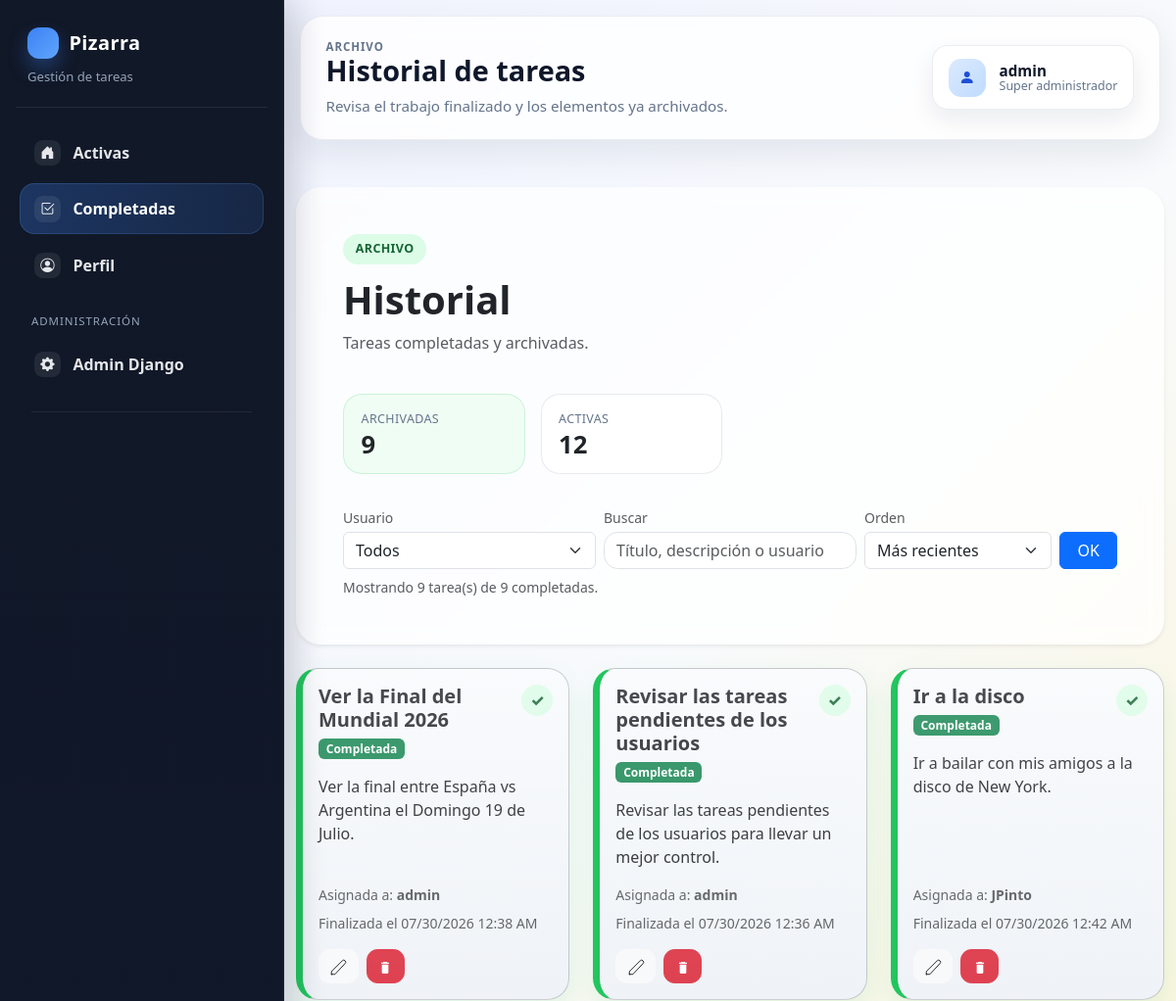
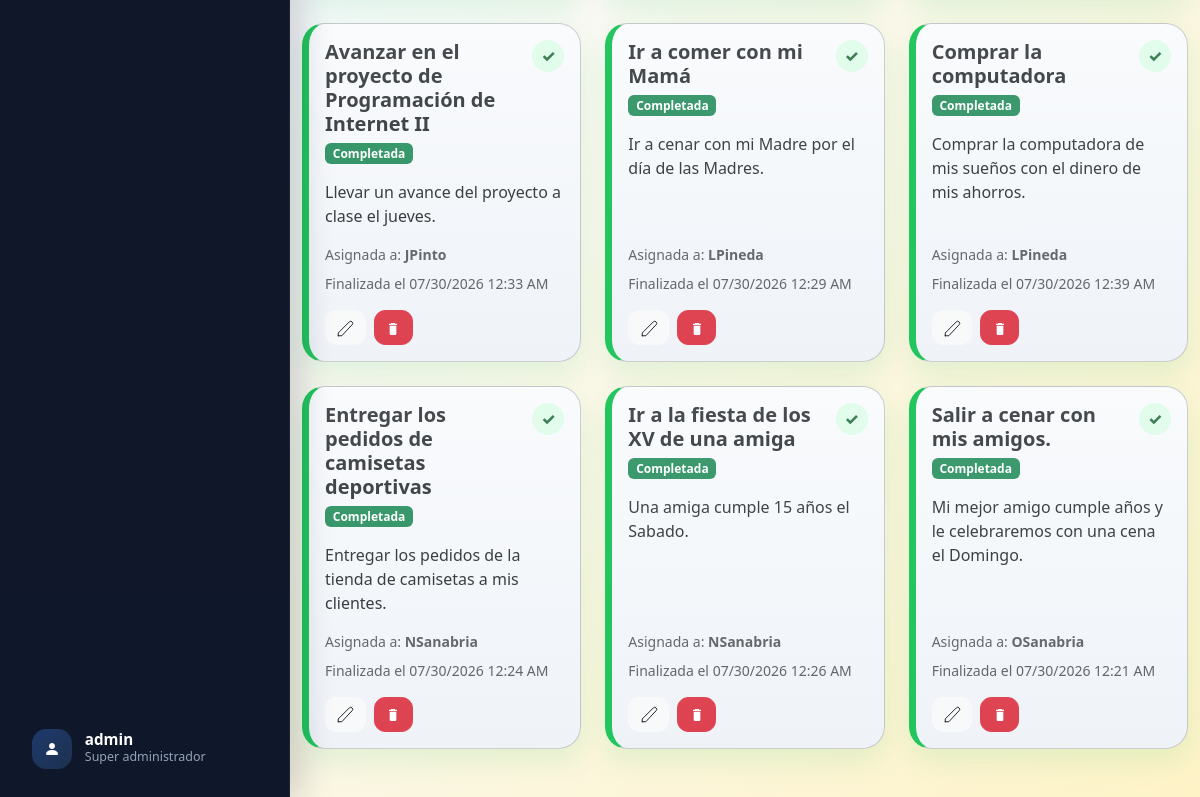
/completed/ (signed in), run on the app's committed database (2 pictures, top to bottom).
### tareas/models.py (models this page shows, shortened)
class Task(models.Model):
    class Status(models.TextChoices):
        PENDING = 'pending', 'Pendiente'
        COMPLETED = 'completed', 'Completada'
    title = models.CharField(max_length=120)
    description = models.TextField(blank=True)
    color = models.CharField(max_length=7, default='#ffeaa7')
    status = models.CharField(max_length=20, choices=Status.choices, default=Status.PENDING)
    created_at = models.DateTimeField(auto_now_add=True)
    completed_at = models.DateTimeField(null=True, blank=True)
    asignado_a = models.ForeignKey(
    User,
    on_delete=models.CASCADE,
    related_name='tareas',
    null=True,
    blank=True
)
    class Meta:
        ordering = ['-created_at']

### tareas/views.py (the view, shortened to what this page needs)
# urls.py: path('completed/', views.completed_tasks, name='completed'),
@login_required
def completed_tasks(request):
    pending_queryset = task_scope_queryset(request.user, Task.Status.PENDING)
    completed_queryset = task_scope_queryset(request.user, Task.Status.COMPLETED)
    if request.user.is_superuser:
        tasks, selected_assignee, selected_order, search_query = apply_superuser_filters(request, completed_queryset)
        filter_users = get_user_model().objects.order_by('username')
        filtered_count = tasks.count()
    return render(request, 'completed.html', {
        'tasks': tasks,
        'completed_count': completed_queryset.count(),
        'pending_count': pending_queryset.count(),
        'filtered_count': filtered_count,
        'filter_users': filter_users,
        'selected_assignee': selected_assignee,
        'selected_order': selected_order,
        'search_query': search_query,
    })

### tareas/views.py (called while the page is built)
def task_scope_queryset(user, status):
    queryset = Task.objects.filter(status=status)
    if user.is_superuser:
        return queryset
    return queryset.filter(asignado_a=user)

### templates/completed.html (shortened to what this page needs)
{% extends 'base.html' %}
{% load tz %}
{% block topbar_kicker %}Archivo{% endblock %}
{% block topbar_title %}Historial de tareas{% endblock %}
{% block topbar_subtitle %}Revisa el trabajo finalizado y los elementos ya archivados.{% endblock %}
{% block content %}
<div class="board-hero card border-0 shadow-sm mb-4">
  <div class="card-body p-4 p-md-5">
    <div class="d-flex flex-wrap justify-content-between align-items-center gap-3">
      <div>
        <span class="section-pill section-pill-success">Archivo</span>
        <h1 class="display-6 fw-bold mb-2">Historial</h1>
        <p class="text-muted mb-0">Tareas completadas y archivadas.</p>
      </div>
    </div>
    <div class="row g-3 mt-4">
      <div class="col-6 col-md-3">
        <div class="stat-tile stat-tile-success">
          <div class="stat-label">Archivadas</div>
          <div class="stat-value">{{ completed_count }}</div>
        </div>
      </div>
      <div class="col-6 col-md-3">
        <div class="stat-tile">
          <div class="stat-label">Activas</div>
          <div class="stat-value">{{ pending_count }}</div>
        </div>
      </div>
    </div>
    {% if user.is_superuser %}
      <form method="get" class="row g-2 mt-4">
        <div class="col-12 col-lg-4">
          <label class="form-label small text-muted mb-1">Usuario</label>
          <select class="form-select" name="asignado_a">
            <option value="">Todos</option>
          </select>
        </div>
        <div class="col-12 col-lg-4">
          <label class="form-label small text-muted mb-1">Buscar</label>
          <input type="text" class="form-control" name="q" value="{{ search_query }}" placeholder="Título, descripción o usuario">
        </div>
        <div class="col-12 col-lg-3">
          <label class="form-label small text-muted mb-1">Orden</label>
          <select class="form-select" name="order">
            <option value="recent" {% if selected_order == 'recent' %}selected{% endif %}>Más recientes</option>
          </select>
        </div>
        <div class="col-12 col-lg-1 d-flex align-items-end">
          <button type="submit" class="btn btn-primary w-100">OK</button>
        </div>
      </form>
      <div class="small text-muted mt-2">Mostrando {{ filtered_count }} tarea(s) de {{ completed_count }} completadas.</div>
    {% endif %}
  </div>
</div>
{% if tasks %}
  <div class="row g-4">
    {% for task in tasks %}
      <div class="col-12 col-md-6 col-xl-4">
        <div class="task-card task-card-completed task-card-archive card h-100 shadow-sm">
          <div class="card-body d-flex flex-column">
            <div class="d-flex justify-content-between align-items-start gap-3 mb-3">
              <div>
                <h2 class="h5 fw-bold mb-1">{{ task.title }}</h2>
                <span class="badge text-bg-success">Completada</span>
              </div>
              <span class="task-done-icon">✓</span>
            </div>
            <p class="task-description flex-grow-1">{{ task.description|linebreaksbr }}</p>
            {% if user.is_superuser %}
              <div class="small text-muted mb-2">
                Asignada a:
                <strong>{{ task.asignado_a.username|default:"Sin asignar" }}</strong>
              </div>
            {% endif %}
            <div class="small text-muted mb-3">Finalizada el <span class="completed-at" data-timestamp="{{ task.completed_at|date:'c' }}">{{ task.completed_at|localtime|date:"d/m/Y H:i" }}</span></div>
            {% if user.is_superuser %}
              <div class="d-flex flex-wrap gap-2 mt-auto">
                <a class="btn btn-sm btn-light app-btn" href="{% url 'task_update' task.pk %}" aria-label="Editar tarea">
                  <svg xmlns="http://www.w3.org/2000/svg" width="18" height="18" viewBox="0 0 24 24" fill="none" aria-hidden="true">
                    <path d="M3 21v-3.75L17.81 2.44a2.5 2.5 0 0 1 3.54 0l.21.21a2.5 2.5 0 0 1 0 3.54L7.75 21H3z" stroke="currentColor" stroke-width="1.2" stroke-linecap="round" stroke-linejoin="round"/>
                  </svg>
                </a>
                <a class="btn btn-sm btn-danger app-btn" href="{% url 'task_delete' task.pk %}" aria-label="Eliminar tarea">
                </a>
              </div>
            {% endif %}
          </div>
        </div>
      </div>
    {% endfor %}
  </div>
{% endif %}
{% endblock %}

### templates/base.html (shortened to what this page needs)
{% load static %}
<!doctype html>
<html lang="es">
<head>
  <link href="https://cdn.jsdelivr.net/npm/bootstrap@5.3.3/dist/css/bootstrap.min.css" rel="stylesheet">
  <link href="https://cdn.jsdelivr.net/npm/bootstrap-icons@1.11.3/font/bootstrap-icons.min.css" rel="stylesheet">
  <link rel="stylesheet" href="{% static 'css/style.css' %}?v=20260723b">
</head>
<body class="{% if user.is_authenticated %}app-authenticated{% endif %}">
  {% if user.is_authenticated %}
    <div class="app-shell">
      <aside class="sidebar-desktop d-none d-lg-flex">
        <div class="sidebar-brand">
          <a href="{% url 'dashboard' %}">Pizarra</a>
          <span>Gestión de tareas</span>
        </div>
        {% include 'partials/sidebar_nav.html' %}
      </aside>
      <div class="app-content">
        <header class="topbar">
          <div class="topbar-copy">
            <span class="topbar-kicker">{% block topbar_kicker %}Panel de trabajo{% endblock %}</span>
            <h1 class="topbar-title">{% block topbar_title %}Pizarra de tareas{% endblock %}</h1>
            <p class="topbar-subtitle">{% block topbar_subtitle %}Organiza y supervisa tus tareas desde un solo lugar.{% endblock %}</p>
          </div>
          <a class="topbar-profile d-none d-md-inline-flex" href="{% url 'profile' %}">
            <span class="topbar-profile-avatar"><i class="bi bi-person-fill"></i></span>
            <span class="topbar-profile-text">
              <strong>{{ user.username }}</strong>
              <small>{% if user.is_superuser %}Super administrador{% else %}Usuario{% endif %}</small>
            </span>
          </a>
        </header>
  {% endif %}
  <main class="{% if user.is_authenticated %}app-main container-fluid py-4 py-lg-5{% else %}container py-5{% endif %}">
    {% block content %}{% endblock %}
  </main>
  {% if user.is_authenticated %}
      </div>
    </div>
  {% endif %}
</body>
</html>

### templates/partials/sidebar_nav.html
<nav class="sidebar-nav">
  <a class="sidebar-link {% if request.resolver_match.url_name == 'dashboard' %}active{% endif %}" href="{% url 'dashboard' %}">
    <span class="sidebar-icon"><i class="bi bi-house-door-fill"></i></span>
    <span>Activas</span>
  </a>
  <a class="sidebar-link {% if request.resolver_match.url_name == 'completed' %}active{% endif %}" href="{% url 'completed' %}">
    <span class="sidebar-icon"><i class="bi bi-check2-square"></i></span>
    <span>Completadas</span>
  </a>
  <a class="sidebar-link {% if request.resolver_match.url_name == 'profile' %}active{% endif %}" href="{% url 'profile' %}">
    <span class="sidebar-icon"><i class="bi bi-person-circle"></i></span>
    <span>Perfil</span>
  </a>
  {% if user.is_superuser %}
    <div class="sidebar-section">Administración</div>
    <a class="sidebar-link" href="{% url 'admin:index' %}">
      <span class="sidebar-icon"><i class="bi bi-gear-fill"></i></span>
      <span>Admin Django</span>
    </a>
  {% endif %}
  <div class="sidebar-divider"></div>
  <div class="sidebar-user">
    <div class="sidebar-user-avatar">
      <i class="bi bi-person-fill"></i>
    </div>
    <div class="sidebar-user-meta">
      <strong>{{ request.user.username }}</strong>
      <span>{% if user.is_superuser %}Super administrador{% else %}Usuario{% endif %}</span>
    </div>
  </div>
</nav>

### data on the page
Task: title "Ver la Final del Mundial 2026", description "Ver la final entre España vs Argentina el Domingo 19 de Julio.", asignado_a.username "admin"
Task: title "Revisar las tareas pendientes de los usuarios", description "Revisar las tareas pendientes de los usuarios para llevar un mejor control.", asignado_a.username "admin"
Task: title "Ir a la disco", description "Ir a bailar con mis amigos a la disco de New York.", asignado_a.username "JPinto"
Task: title "Avanzar en el proyecto de Programación de Internet II", description "Llevar un avance del proyecto a clase el jueves.", asignado_a.username "JPinto"
Task: title "Ir a comer con mi Mamá", description "Ir a cenar con mi Madre por el día de las Madres.", asignado_a.username "LPineda"
Task: title "Comprar la computadora", description "Comprar la computadora de mis sueños con el dinero de mis ahorros.", asignado_a.username "LPineda"
Task: title "Entregar los pedidos de camisetas deportivas", description "Entregar los pedidos de la tienda de camisetas a mis clientes.", asignado_a.username "NSanabria"
Task: title "Ir a la fiesta de los XV de una amiga", description "Una amiga cumple 15 años el Sabado.", asignado_a.username "NSanabria"
Task: title "Salir a cenar con mis amigos.", description "Mi mejor amigo cumple años y le celebraremos con una cena el Domingo.", asignado_a.username "OSanabria"

### other printed values
{{ request.user.username }} "admin"
{{ user.username }} "admin"
{{ completed_count }} "9"
{{ pending_count }} "12"
{{ filtered_count }} "9"
